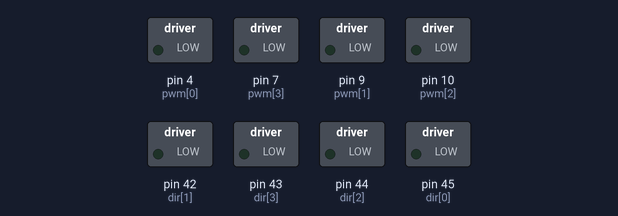
Simulated run of this sketch. Board: Arduino Mega 2560, built with avr-gcc and run on an emulated ATmega2560. Shown: switched loads named in the sketch (green lamp = pin HIGH).

Above: at 0.05 s.
At 1.25 s:
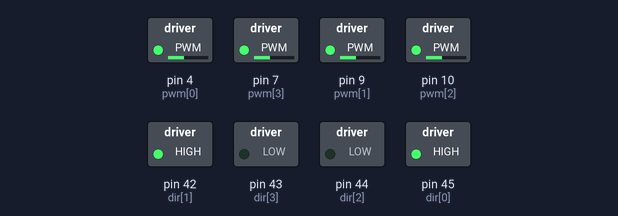
At 2.5 s:
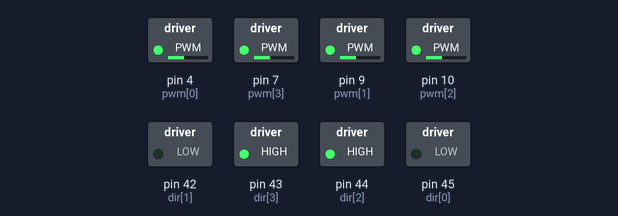
At 3.75 s:
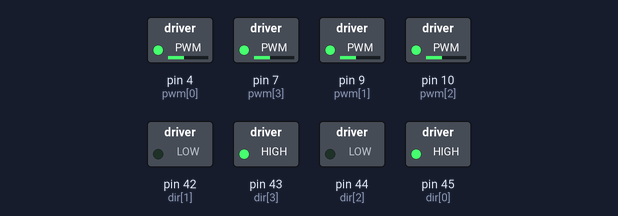
At 5.0 s:
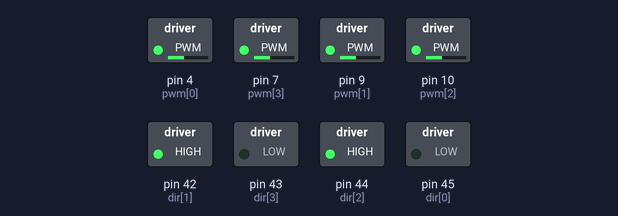
Timing chart, 0 to 6.5 s (numbered marks = the images above):
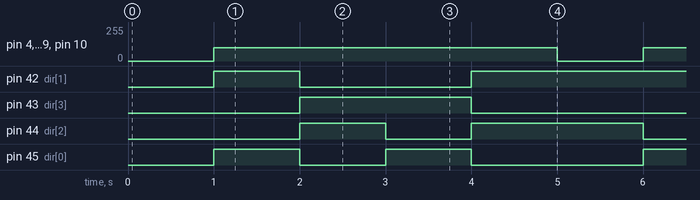

The sketch:

robot_test.ino
```cpp
void setup() {
  setupMotors();

}


void loop() {
  delay(1000);
  fd(100);
  delay(1000);
  bk(100);
  delay(1000);
  lt(100);
  delay(1000);
  rt(100);
  delay(1000);
  stop();

}
```

motor_lib.ino
```cpp
//Motors
#define NUM_MOTORS 4
const int pwm[NUM_MOTORS] = {4, 9, 10, 7};
const int dir[NUM_MOTORS] = {45, 42, 44, 43};

void setupMotors() {
  for(int i = 0; i < NUM_MOTORS; i++) {
    pinMode(pwm[i], OUTPUT);
  }
  for(int i = 0; i < NUM_MOTORS; i++) {
    pinMode(dir[i], OUTPUT);
  }
}

void fd(int speed) {
  digitalWrite(dir[0], HIGH);
  digitalWrite(dir[1], HIGH);
  digitalWrite(dir[2], LOW);
  digitalWrite(dir[3], LOW);
  for(int i = 0; i < NUM_MOTORS; i++) {
    analogWrite(pwm[i], speed);
  }
}

void bk(int speed) {
  digitalWrite(dir[0], LOW);
  digitalWrite(dir[1], LOW);
  digitalWrite(dir[2], HIGH);
  digitalWrite(dir[3], HIGH);
  for(int i = 0; i < NUM_MOTORS; i++) {
    analogWrite(pwm[i], speed);
  }
}

void stop() {
  for(int i = 0; i < NUM_MOTORS; i++) {
    analogWrite(pwm[i], 0);
  }
}

void lt(int speed) {
  digitalWrite(dir[0], HIGH);
  digitalWrite(dir[1], LOW);
  digitalWrite(dir[2], LOW);
  digitalWrite(dir[3], HIGH);
  for(int i = 0; i < NUM_MOTORS; i++) {
    analogWrite(pwm[i], speed);
  }
}

void rt(int speed) {
  digitalWrite(dir[0], LOW);
  digitalWrite(dir[1], HIGH);
  digitalWrite(dir[2], HIGH);
  digitalWrite(dir[3], LOW);
  for(int i = 0; i < NUM_MOTORS; i++) {
    analogWrite(pwm[i], speed);
  }
}
```

Measured:
- by itself, pin 4 (pwm[0]), pin 7 (pwm[3]), pin 9 (pwm[1]), pin 10 (pwm[2]): alternates 100/255 for 4.0 s and 0/255 for 1.0 s
- by itself, pin 42 (dir[1]): repeats every 5.0 s: LOW 2.0 s, HIGH 3.0 s
- by itself, pin 43 (dir[3]): alternates HIGH for 2.0 s and LOW for 3.0 s
- by itself, pin 44 (dir[2]): repeats every 5.0 s: LOW 1.0 s, HIGH 2.0 s, LOW 1.0 s, HIGH 1.0 s
- by itself, pin 45 (dir[0]): repeats every 5.0 s: LOW 1.0 s, HIGH 1.0 s, LOW 2.0 s, HIGH 1.0 s
